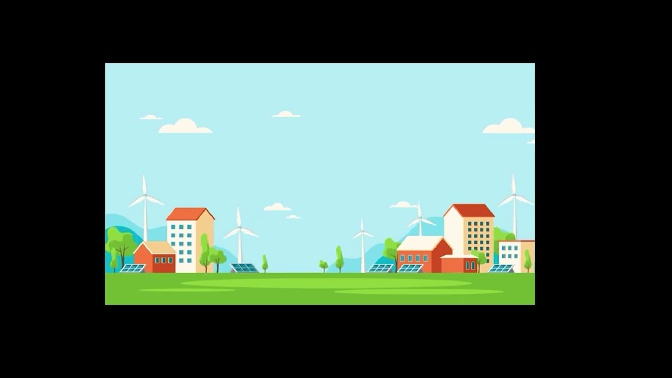
#> input picture PI_07_ManipulacionVideos/capturas/imagen_0.jpg, 672 x 378 px, given in place of video_ejemplo.mp4, which was not available
$ jupyter execute --allow-errors PI_07_videos.ipynb   (text cells are left out)
#> lines starting #> are read from the running program, lines starting #| are printed output that depends on the picture; after the words box and inside, x2 and y2 are one past the last pixel; in counts of white or black regions, pixels touching at a corner belong together; pictures that were not available may be replaced by others from this repository, and a replacement may not be noted
[cell 1]
#Librerías básicas de esta notebook
import matplotlib.pyplot as plt
import numpy as np
import cv2 as cv

[cell 2]
video = cv.VideoCapture("videos/video_ejemplo.mp4")
while(video.isOpened()):
    ret, frame = video.read()
#> frame is the input picture: shape (378, 672, 3); mean B, G, R 83.3, 92.6, 72.2
    #ret es una  variable booleana, true -> existe imagen , false -> No existe (final de video)
    if ret:
        cv.imshow("video original", frame)
        if cv.waitKey(1) & 0xFF == ord('q'):
#> (key q is pressed here)
#> `img=cv.resize( img ,(ancho, alto), interpolation=cv.INTER_NEAREST )`:
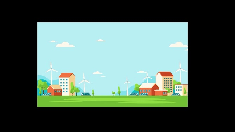
#> img: shape (132, 235, 3); mean B, G, R 84, 93.4, 72.9
            break
    else:
        break
video.release()
cv.destroyAllWindows()

[cell 3]
import time
video=cv.VideoCapture("videos/video_ejemplo.mp4")
#> (the rest of this cell did not finish here and is left out)

[cell 4]
contador=0
fotogramas=5

import time
video=cv.VideoCapture("videos/video_ejemplo.mp4")
while(video.isOpened() and contador < fotogramas):
    ret, frame=video.read()
    #ret es una  variable booleana, true -> existe imagen , false -> No existe (final de video)
    if ret:
        time.sleep(.005)
        img=frame.copy()
        ratio=0.35
        alto= int( (img.shape[0])*ratio )
        ancho=int( (img.shape[1])*ratio  )
        img=cv.resize( img ,(ancho, alto), interpolation=cv.INTER_NEAREST )

        #cv.imshow("video original", frame)
        cv.imshow("video resize", img)
        cv.imwrite('capturas/imagen_'+str(contador)+'.jpg', img)

        contador=contador+1

        if cv.waitKey(1) & 0xFF == ord('q'):
#> (key q is pressed here)
            break
    else:
        break
video.release()
cv.destroyAllWindows()

[cell 5]
#Definir la función

[cell 6]
import time
video=cv.VideoCapture("videos/video_ejemplo.mp4")
while(video.isOpened()):
    ret, frame=video.read()
    #ret es una  variable booleana, true -> existe imagen , false -> No existe (final de video)
    if ret:
        time.sleep(.005)
        img=frame.copy()
        ratio=0.35
        alto= int( (img.shape[0])*ratio )
        ancho=int( (img.shape[1])*ratio  )
        img=cv.resize( img ,(ancho, alto), interpolation=cv.INTER_NEAREST )
        img_gray = cv.cvtColor(img, cv.COLOR_BGR2GRAY)
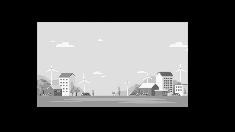
#> img_gray: shape (132, 235); min 0, max 253, mean 86.3

        #cv.imshow("video original", frame)
        cv.imshow("video resize", img)
        cv.imshow("video resize gray", img_gray)

        contador=contador+1

        if cv.waitKey(1) & 0xFF == ord('q'):
#> (key q is pressed here)
            break
    else:
        break
video.release()
cv.destroyAllWindows()

[cell 7]
#Definir la función de binarización
def binarizacion(imagen):
    imagen_gray=cv.cvtColor(imagen, cv.COLOR_BGR2GRAY)
    _, imagen_binarizada=cv.threshold(imagen_gray,100,255,cv.THRESH_BINARY)
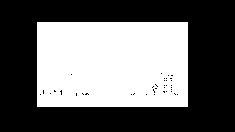
#> imagen_binarizada: shape (132, 235); 41.2% white; 1 white region, box (x1, y1, x2, y2) and area: (37, 22, 188, 107) 12768
    return imagen_binarizada

[cell 8]
import time
video=cv.VideoCapture("videos/video_ejemplo.mp4")
while(video.isOpened()):
    ret, frame=video.read()
    #ret es una  variable booleana, true -> existe imagen , false -> No existe (final de video)
    if ret:
        time.sleep(.005)
        img=frame.copy()
        ratio=0.35
        alto= int( (img.shape[0])*ratio )
        ancho=int( (img.shape[1])*ratio  )
        img=cv.resize( img ,(ancho, alto), interpolation=cv.INTER_NEAREST )
        img_bn = binarizacion(img)

        #cv.imshow("video original", frame)
        cv.imshow("video resize", img)
        cv.imshow("video resize gray", img_bn)

        if cv.waitKey(1) & 0xFF == ord('q'):
#> (key q is pressed here)
            break
    else:
        break
video.release()
cv.destroyAllWindows()

[cell 9]
def mediana(imagen):
    imagen_gray=cv.cvtColor(imagen, cv.COLOR_BGR2GRAY)
    _, imagen_binarizada=cv.threshold(imagen_gray,100,255,cv.THRESH_BINARY)
    filtro_mediana=cv.medianBlur(imagen_binarizada ,5)
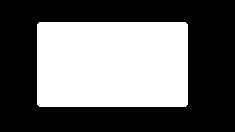
#> filtro_mediana: shape (132, 235); 41.3% white; 1 white region, box (x1, y1, x2, y2) and area: (37, 22, 188, 107) 12823
    return filtro_mediana

[cell 10]
import time
video=cv.VideoCapture(0)
while(video.isOpened()):
    ret, frame=video.read()
    #ret es una  variable booleana, true -> existe imagen , false -> No existe (final de video)
    if ret:
        time.sleep(.005)
        img=frame.copy()
        ratio=0.35
        alto= int( (img.shape[0])*ratio )
        ancho=int( (img.shape[1])*ratio  )
        img=cv.resize( img ,(ancho, alto), interpolation=cv.INTER_NEAREST )
        img_med = mediana(img)

        cv.imshow("video resize", img)
        cv.imshow("video bin mediana", img_med)

        if cv.waitKey(1) & 0xFF == ord('q'):
#> (key q is pressed here)
